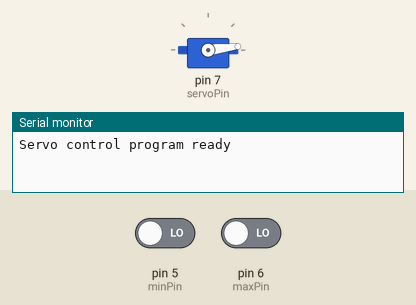
Bench run of a sketch on a simulated Arduino Uno, built with avr-gcc and run on an emulated ATmega328P. Parts: servo, the last lines printed to the serial monitor. Wiring (inferred from the names in the program): servo: signal pin 7. The inputs (shaded band) are chosen by the test bench; at power-on: pin 6 (maxPin) LOW, pin 5 (minPin) LOW. Servo pulses on a pin are drawn as a servo (544–2400 µs = 0–180°).

Above: at 1.2 s.
1.3 s: pin 6 (maxPin) driven HIGH
At 2.1 s:
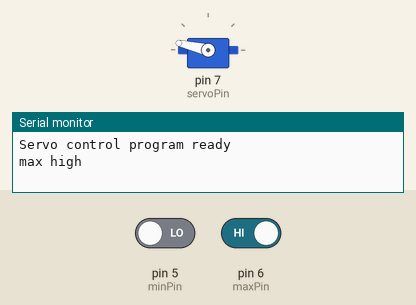
2.8 s: pin 5 (minPin) driven HIGH
At 3.3 s:
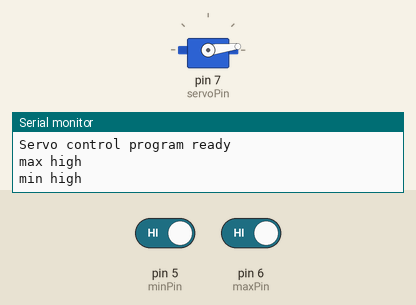
Timing chart, 0 to 5.8 s (numbered marks = the images above; inputs shaded):
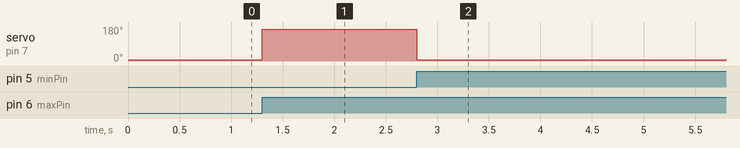

The sketch:

hw5.ino
```cpp
int servoPin = 7;
int maxPin = 6;
int minPin = 5;

int maxPinValue = 0;
int minPinValue = 0;
int maxStartFlag = 0;
int minStartFlag = 0;

int pulseWidth = 0;
long lastPulse = 0;
int refreshTime = 20;

int minPulse = 600;   // minimum pulse width
int maxPulse = 2250;  // maximum pulse width

void setup() {
  pinMode(servoPin, OUTPUT);
  pulseWidth = minPulse;
  Serial.begin(9600);
  Serial.println("Servo control program ready");
}

void loop() {
  maxPinValue = digitalRead(maxPin);
  minPinValue = digitalRead(minPin);


  if (maxPinValue==HIGH && maxStartFlag==0) {
    Serial.println("max high");
    maxStartFlag = 1;
    pulseWidth = maxPulse;
  }
  else if (maxPinValue==LOW && maxStartFlag==1){
    Serial.println("max low");
    maxStartFlag = 0;
  }

  if (minPinValue==HIGH && minStartFlag==0) {
    Serial.println("min high");
    minStartFlag = 1;
    pulseWidth = minPulse;
  }
  else if (minPinValue==LOW && minStartFlag==1){
    Serial.println("min low");
    minStartFlag = 0;
  }

  updateServo();
}


void updateServo() {
  //Serial.println(pulseWidth);
  // pulse the servo again if rhe refresh time (20 ms) have passed:
  if (millis() - lastPulse >= refreshTime) {
    digitalWrite(servoPin, HIGH);   // Turn the motor on
    delayMicroseconds(pulseWidth);  // Length of the pulse sets the motor position
    digitalWrite(servoPin, LOW);    // Turn the motor off
    lastPulse = millis();           // save the time of the last pulse
  }
}
```

Measured:
- after the input at 1.3 s, servo on pin 7 (servoPin): 7° → 167° at once
- after the input at 2.8 s, servo on pin 7 (servoPin): 167° → 7° at once
